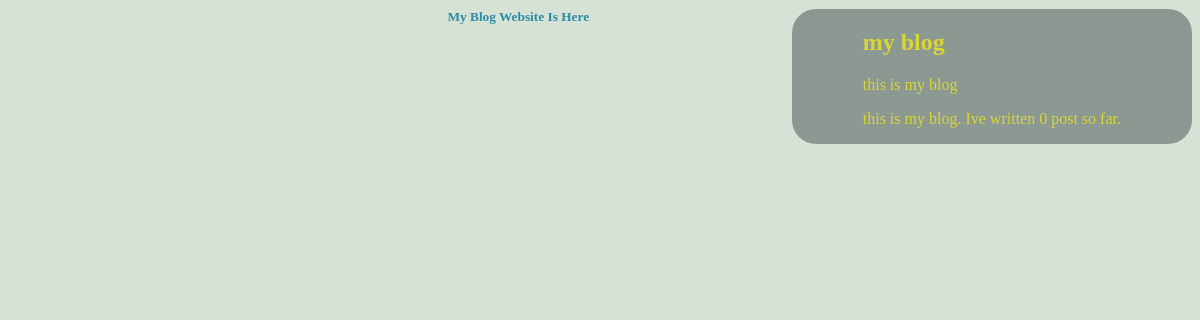
/, run on an earlier commit of the app's database.
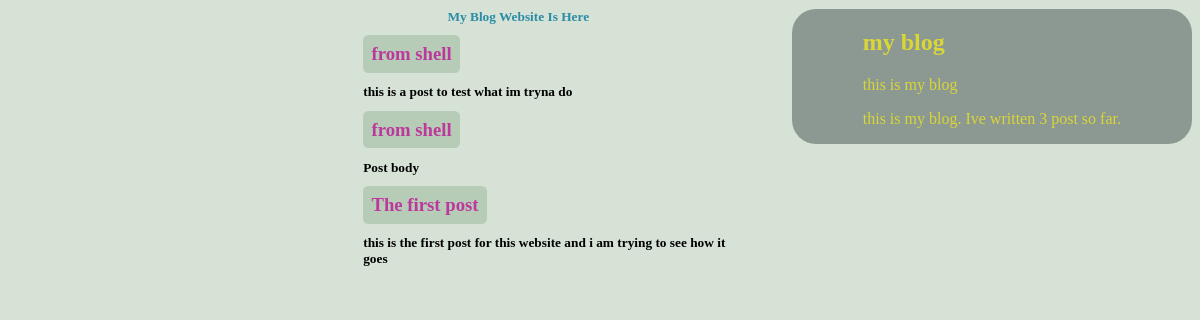
And on a later commit of the database.
### blog/models.py (models this page shows, shortened)
class Post(models.Model):
    STATUS_CHOICES = (('draft','Draft'),('published','Published'))
    title = models.CharField(max_length=250)
    slug = models.SlugField(max_length=250, unique_for_date='publish' ,)
    author = models.ForeignKey(User, on_delete=models.CASCADE, related_name='blog_post')
    body = models.TextField()
    publish = models.DateTimeField(default=timezone.now)
    created = models.DateTimeField(auto_now_add = True)
    updated = models.DateTimeField(auto_now = True)
    status = models.CharField(max_length=10 ,choices=STATUS_CHOICES,default = 'draft')
    published = PublishedManager()
    objects = models.Manager()
    tags = TaggableManager()
    class Meta:
        ordering =["-publish"]

### blog/views.py (the view)
# urls.py: path('',post_list, name = 'post_l'),
def post_list(request,tag_slug = None):
    posts  = Post.objects.all()
    tag = None
    if tag_slug:
        tag = get_object_or_404( Tag, slug = tag_slug)
    return render(request,'blog/list.html',{'posts':posts ,'tag':tag})

### blog/templatetags/blogs_tags.py (called while the page is built)
@register.simple_tag
def total_post():
    return Post.objects.count()

### blog/templates/blog/list.html (shortened to what this page needs)
{% extends "base.html" %}
{%block content%}
<h1>
    my blog website is here
</h1>
{%if tag%}
<h2>Post tagged with {{tag.name}}</h2>
{%for tag in posts.tags.all%}
<a href="{%url 'blog_post_list_by_tags' tag.slug%}">
    {{tag.name}}
</a>
{%if not forloop.last %}
{%endif%}
{%endfor%}
{%else%}
{%for post in posts%}
<h3>
    <a href="{%url 'post_detail' post.id%}">{{post.title}}</a>
    <h4>{{post.body}}</h4>
</h3>
{%  endfor  %}
{%  endif %}
{% endblock %}

### templates/base.html (shortened to what this page needs)
{%load static %}
{%load blogs_tags%}
<!DOCTYPE html>
<html lang="en">
<head>
    <link rel="stylesheet" href="{% static 'styles/styles.css' %}">
</head>
<body>
    <div id="sidebar">
        <h2>my blog</h2>
        <p>this is my blog </p>
        <p>this is my blog. Ive written {% total_post %} post so far. </p>
    </div>
    <div id = "content">
        {%block content%}
        {%endblock%}
    </div>
</body>
</html>

### static/styles/styles.css (style rules this page uses)
#sidebar { color: rgba(255, 243, 9, 0.674); background-color:rgba(70, 87, 86, 0.513); float: right; padding-left: 6%; padding-right: 6%; text-align: left; border-radius: 1.5rem; }
h3 a { text-decoration:none ; padding: 0.7%; margin-left :30% ; background-color: rgba(136, 173, 141, 0.407); color: rgba(192, 0, 147, 0.725); border-radius: 0.33rem; font-weight: bold; }
h1 { color: rgb(42, 140, 165); text-decoration:none; margin-left: 20%; text-align: center ; text-transform: capitalize; font-size: smaller; }
h4 { margin-left: 30%; font-size: smaller; max-width: 32%; }
body { background-color: rgba(107, 148, 103, 0.271); }

What changed in the data, as far as the page shows it:
added Post: title "from shell", body "this is a post to test what im tryna do"
added Post: title "from shell", body "Post body"
added Post: title "The first post", body "this is the first post for this website and i am trying to see how it goes"
Also different on the page:
text no longer shown: "0"
text now shown: "3"
